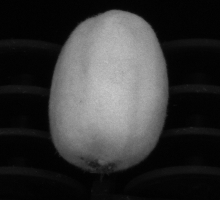
#> input picture asset/final_challenge/C0_000010.png, 220 x 200 px
$ python third_task.py
#> lines starting #> are read from the running program, lines starting #| are printed output that depends on the picture; after the words box and inside, x2 and y2 are one past the last pixel; in counts of white or black regions, pixels touching at a corner belong together
import cv2
from cv2 import pointPolygonTest
import numpy as np
from matplotlib import pyplot as plt


image=cv2.imread("./asset/final_challenge/C0_000010.png",cv2.IMREAD_GRAYSCALE)
#> image is the input picture: shape (200, 220); min 0, max 200, mean 52.6
img = cv2.imread("./asset/final_challenge/C1_000010.png")
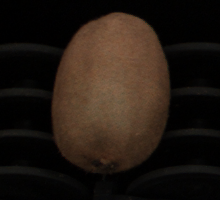
#> input picture asset/final_challenge/C1_000010.png, 220 x 200 px
#> img is the input picture: shape (200, 220, 3); mean B, G, R 17.8, 24.7, 34
final_img=img.copy()

#t_image=cv2.adaptiveThreshold(image,255,cv2.ADAPTIVE_THRESH_GAUSSIAN_C,cv2.THRESH_BINARY_INV,7,2)
ret,t_image=cv2.threshold(image,40,255,cv2.THRESH_BINARY)
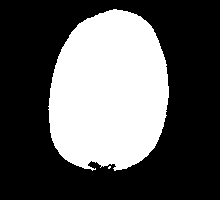
#> t_image: shape (200, 220); 35.3% white; 2 white regions (1 under 20 px)
#plt.imshow(t_image,cmap='gray',vmin=0, vmax=255)
#plt.show()

contours,hier=cv2.findContours(t_image,cv2.RETR_TREE,cv2.CHAIN_APPROX_SIMPLE)
#> contours = 2 contours, 1 with area under 20; largest, box (x1, y1, x2, y2) and area: (48, 9, 169, 171) 15297
#open_rgb=cv2.cvtColor(open,cv2.COLOR_BGR2RGB)
blank=np.zeros(image.shape,np.uint8)
contours=list(contours)
contours.sort(key=cv2.contourArea,reverse=True)
cv2.drawContours(blank,contours,0,(255,255,255),-1)
#> blank: shape (200, 220); 35.3% white; 1 white region, box (x1, y1, x2, y2) and area: (48, 9, 169, 171) 15522

#plt.imshow(blank,cmap='gray',vmin=0, vmax=255)
#plt.show()
kernel_opcl=cv2.getStructuringElement(cv2.MORPH_RECT,(5,5))
mask=cv2.morphologyEx(blank,cv2.MORPH_OPEN,kernel_opcl)
#> mask: shape (200, 220); 35.2% white; 1 white region, box (x1, y1, x2, y2) and area: (49, 10, 169, 170) 15475

#plt.imshow(mask, cmap='gray',vmin=0, vmax=255)
#plt.show()

masked=cv2.bitwise_and(img,img,mask=mask)
#cv2.imwrite("C:/Users/danie/Desktop/cvip prog/Images/maskededd.png",masked)
#cv2.imshow('masked', masked)
#cv2.waitKey(0)

masked = cv2.cvtColor(masked, cv2.COLOR_BGR2HSV)
#> masked: shape (200, 220, 3); mean H, S, V 4.8, 45.9, 30.6
#plt.imshow(masked)
#plt.show()

# lower mask (0-10)
lower_kiwi = np.array([4,0,0])
upper_kiwi = np.array([15,255,255])
masked = cv2.inRange(masked, lower_kiwi, upper_kiwi)
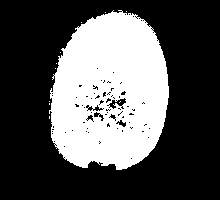
#> masked: shape (200, 220); 33.3% white; 11 white regions (10 under 20 px)
cv2.imshow('masked', masked)
cv2.waitKey(0)

contours,hier=cv2.findContours(masked,cv2.RETR_TREE,cv2.CHAIN_APPROX_SIMPLE)
#> contours = 138 contours, 129 with area under 20; largest, box (x1, y1, x2, y2) and area: (49, 10, 169, 170) 14840, (108, 97, 127, 110) 108, (115, 119, 127, 128) 47, (92, 104, 104, 112) 38, (86, 114, 94, 122) 30
#open_rgb=cv2.cvtColor(open,cv2.COLOR_BGR2RGB)
blank=np.zeros(image.shape,np.uint8)
contours=list(contours)
contours.sort(key=cv2.contourArea,reverse=True)
cv2.drawContours(blank,contours,0,(255,255,255),-1)
#> blank: shape (200, 220); 34.3% white; 1 white region, box (x1, y1, x2, y2) and area: (49, 10, 169, 170) 15092

cv2.imshow('blank', blank)
cv2.waitKey(0)

masked=cv2.bitwise_and(image,image,mask=blank)


img_blur = cv2.bilateralFilter(masked, 20, 40, 40)
cv2.imshow('Canny Edge Detection', img_blur)
cv2.waitKey(0)

# Applying CLAHE to L-channel
# feel free to try different values for the limit and grid size:
clahe = cv2.createCLAHE(clipLimit=5.0, tileGridSize=(4,4))
cl = clahe.apply(img_blur)
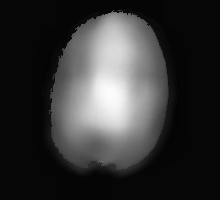
#> cl: shape (200, 220); min 4, max 252, mean 53.1
# Stacking the original image with the enhanced image
result = np.hstack((img_blur, cl))
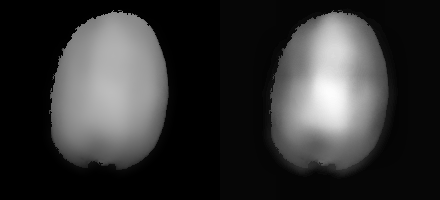
#> result: shape (200, 440); min 0, max 252, mean 50.4
cv2.imshow('Result', result)
cv2.waitKey(0)
img_blur=cl

plt.imshow(img_blur)
plt.show()

lower_kiwi = 70
upper_kiwi = 255
masked = cv2.inRange(img_blur, lower_kiwi, upper_kiwi)
#> masked: shape (200, 220); 32.7% white; 1 white region, box (x1, y1, x2, y2) and area: (50, 10, 167, 168) 14402
cv2.imshow('Result', masked)
cv2.waitKey(0)


kernel_dil=cv2.getStructuringElement(cv2.MORPH_RECT,(3,3))
dilated=cv2.dilate(masked,kernel_dil,iterations=1)
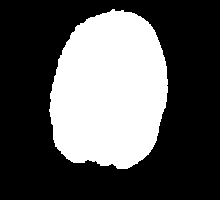
#> dilated: shape (200, 220); 34.1% white; 1 white region

cv2.imshow('Dilated Canny Edge Detection', dilated)
cv2.waitKey(0)

contours_edge,hier_edge=cv2.findContours(dilated,cv2.RETR_TREE,cv2.CHAIN_APPROX_SIMPLE)
#> contours_edge = 1 contour; box (x1, y1, x2, y2) and area: (49, 9, 168, 169) 14800
#open_rgb=cv2.cvtColor(open,cv2.COLOR_BGR2RGB)
contours_edge=list(contours_edge)
contours_edge.sort(key=cv2.contourArea,reverse=True)
cv2.drawContours(img,contours_edge,-1,(0,0,255),1)
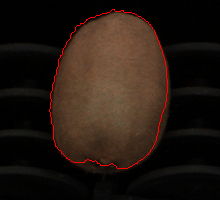
#> img: shape (200, 220, 3); 0.98% of pixels changed, all inside (x1, y1, x2, y2) = (49, 9, 168, 169)

#print(cv2.contourArea(contours_edge[0]))
#cv2.waitKey(0)

cv2.imshow('Canny Edge Detection', img)
cv2.waitKey(0)


# Contour filtering based on color inside contour
filtered_contours = []
for idx, contour in enumerate(contours_edge):
    blank = np.zeros(image.shape, dtype='uint8')
    cv2.drawContours(blank,contours_edge,idx,(255,255,255),-1)

    #cv2.imshow('Single Contour Mask', blank)
    #cv2.waitKey(0)

    locs = np.where(blank == 255)
    pixels = dilated[locs]

    # First approach to eliminate small contours: ignore all contours smaller than the smallest defect possible (in this case the small hole in the first image)
    if (np.mean(pixels) < 240 and (cv2.contourArea(contour)>=126.0) and (cv2.contourArea(contour)<50000.0)):
        filtered_contours.append(contour)
#> this loop made 1 pass
#> locs on pass 1: 15017 positions, rows 9 to 168, columns 49 to 167
#> after the loop, filtered_contours = []


inside=np.zeros(len(filtered_contours), np.uint8)
#> inside = empty array
for i, c in enumerate(filtered_contours):
    for j, k in enumerate(filtered_contours):
        if (i!=j):
            #print(type(int(c[0][0][0])))
            #cv2.waitKey(0)
            if(pointPolygonTest(k,(int(c[0][0][0]),int(c[0][0][1])), False)>=0):
                inside[i]=1
#> this loop made 0 passes

print(inside)
cv2.waitKey(0)

defects=[]
for i,v in enumerate(inside):
    if(v==0):
        defects.append(filtered_contours[i])
#> after the loop, defects = []


cv2.drawContours(final_img,defects,-1,(0,0,255),2)

cv2.imshow('Single Contour Mask', final_img)
cv2.waitKey(0)
